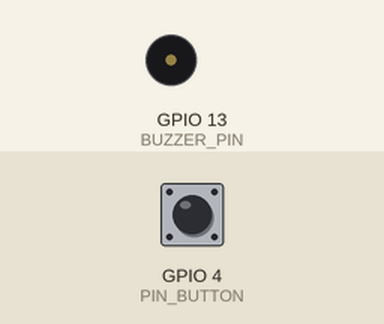
Recording of a sketch running on a simulated ESP32. Shown: buzzer (waves = sounding). Inputs (shaded band) come from the test bench; at power-on: GPIO 4 (PIN_BUTTON) HIGH.

Above: at 1.2 s.
1.3 s: GPIO 4 (PIN_BUTTON) pulled LOW for 0.15 s
At 1.52 s:
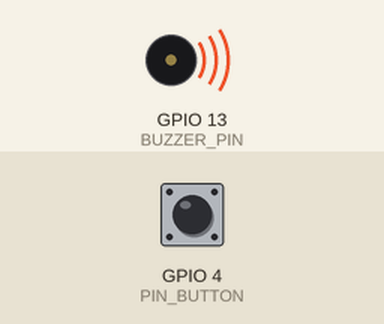
3.2 s: GPIO 4 (PIN_BUTTON) pulled LOW for 3.2 s
At 7.4 s:
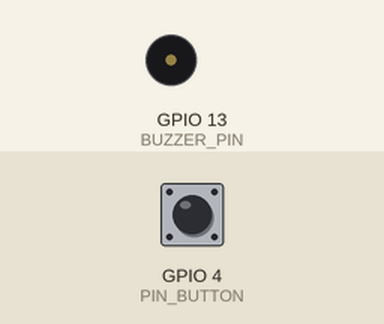
Timing chart, 0 to 8.9 s (numbered marks = the images above; inputs shaded):
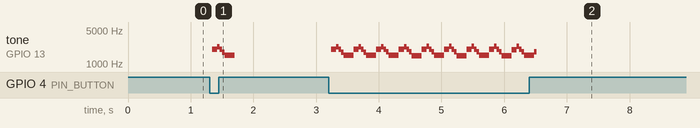

Measured:
- after the input at 1.3 s, tone on GPIO 13 (BUZZER_PIN): plays 2001 Hz for 0.08 s, 2270 Hz for 0.04 s, 2002 Hz for 0.04 s, 1755 Hz for 0.04 s, 1499 Hz for 0.16 s, starting at once
- after the input at 3.2 s, tone on GPIO 13 (BUZZER_PIN): plays 2001 Hz for 0.08 s, 2270 Hz for 0.04 s, 2002 Hz for 0.04 s, 1755 Hz for 0.04 s, 1499 Hz for 0.16 s, 2004 Hz for 0.08 s … (46 notes in this stretch), starting at once

The sketch:

doorbell_passive_timer.ino
```cpp
// Objective: use timer to change the GPIO state to generate 50% PWM and to change the PWM frequency by changing the timing.

#define BUZZER_PIN     13
#define PIN_BUTTON     4
hw_timer_t * timer = NULL;

bool isAlerting = false;

void IRAM_ATTR onTimer() {
  digitalWrite(BUZZER_PIN, !digitalRead(BUZZER_PIN));
}

void setup() {
  pinMode(PIN_BUTTON, INPUT);
  pinMode(BUZZER_PIN, OUTPUT);

  // Set the timer frequency to 1MHz.(see ESP32 Technical Reference Manual for more info).
  timer = timerBegin(1000000);

  // Attach onTimer function to our timer.
  timerAttachInterrupt(timer, &onTimer);
}

void loop() {
  if (digitalRead(PIN_BUTTON) == LOW) {
    if (!isAlerting) {
      isAlerting = true;

      // Set alarm, 1ms, repeat, auto-reload value.
      timerAlarm(timer, 1000, true, 0);

      // Start an alarm
      timerStart(timer);
    }
    alert();
  } else {
    if (isAlerting) {
      isAlerting = false;
      timerStop(timer);
      digitalWrite(BUZZER_PIN, LOW);
    }
  }
}

void alert() {
  float sinVal;
  int toneVal;
  for (int x = 0; x < 360; x += 1) {
    sinVal = sin(x * (PI / 180));
    toneVal = 2000 + sinVal * 500;
    timerAlarm(timer, 500000 / toneVal, true, 0);
    delay(1);
  }
}
```
